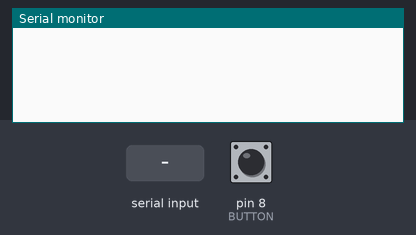
The sketch below on a simulated Arduino Uno, built with avr-gcc and run on an emulated ATmega328P. Parts: the last lines printed to the serial monitor. The test bench sets the inputs (shaded band); at power-on: pin 8 (BUTTON) LOW.

Above: at 1.2 s.
1.3 s: pin 8 (BUTTON) pulled HIGH for 0.15 s
At 2.6 s:
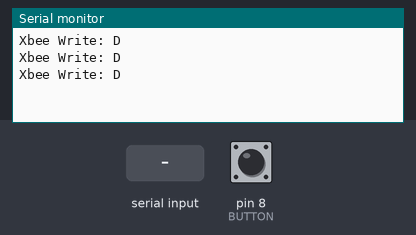
2.9 s: "1" received over the second serial link
At 3.9 s:
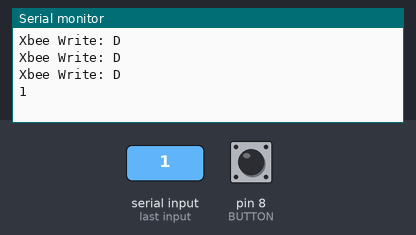
4.4 s: "0" received over the second serial link
At 5.0 s:
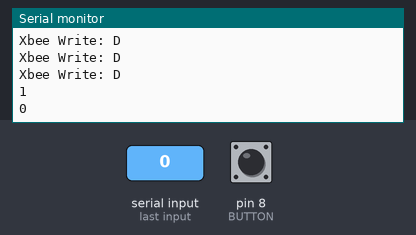

Measured:
- after the input at 1.3 s, the serial monitor: prints a new line at once (image 1)
- after the input at 2.9 s, the serial monitor: prints a new line at once (image 2)
- after the input at 4.4 s, the serial monitor: prints a new line at once (image 3)

The sketch:

EndNode2_V2.ino
```cpp
/* Input-side (button) Arduino code */
#include "SoftwareSerial.h"
// RX: Arduino pin 2, XBee pin DOUT.  TX:  Arduino pin 3, XBee pin DIN
SoftwareSerial XBee(2, 3);
int BUTTON = 8;

void setup()
{
  // Baud rate MUST match XBee settings (as set in XCTU)
  pinMode(BUTTON, INPUT);
  XBee.begin(9600);
  Serial.begin(9600);
}

void loop()
{


  if (digitalRead(BUTTON) == HIGH)
  {
    Serial.println("Xbee Write: D");
    XBee.write('D');
    delay(50);
  }

  if(XBee.available()){
    char rendTwo;
    rendTwo = XBee.read();
    Serial.println(rendTwo);
  }


}
```
